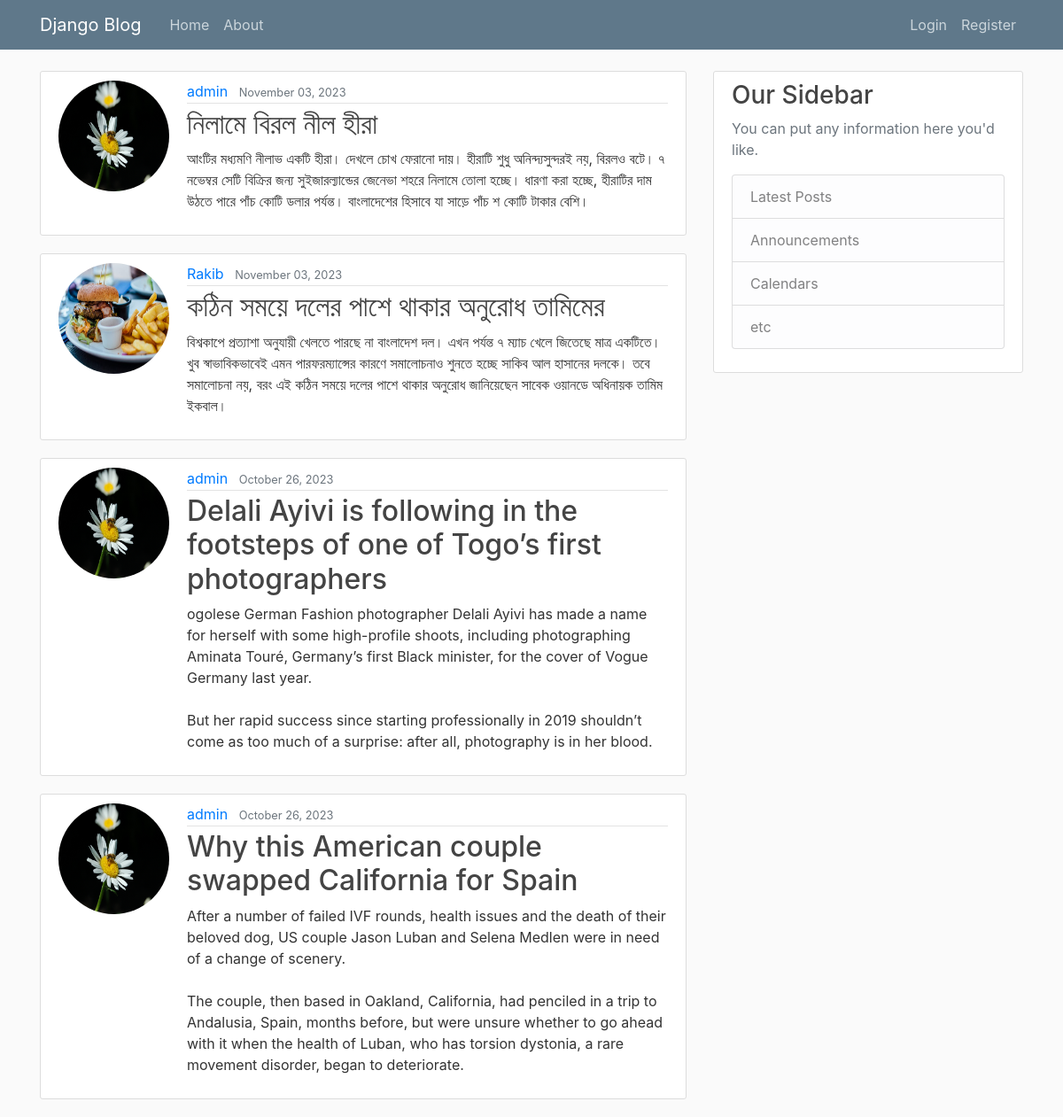
Before: / with the older database file.
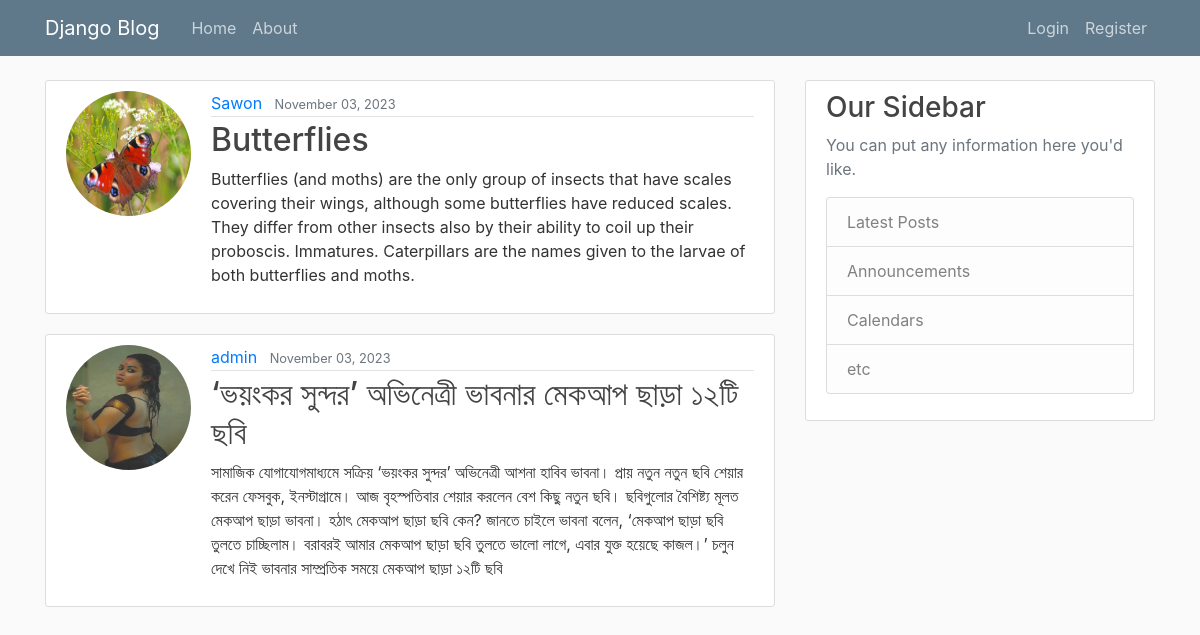
After: the same page with the newer database file.
### blog/models.py (models this page shows, shortened)
class Post(models.Model):
    title = models.CharField(max_length=150)
    content = models.TextField()
    date_posted = models.DateTimeField(default=timezone.now)
    author = models.ForeignKey(User, on_delete=models.CASCADE)

### users/models.py (models this page shows)
class Profile(models.Model):
    user = models.OneToOneField(User, on_delete=models.CASCADE)
    image = models.ImageField(default='default.jpg', upload_to='profile_pics')

### blog/views.py (the view)
# urls.py: path('', PostListView.as_view(), name="blog-home"),
class PostListView(ListView):
    model = Post
    template_name = 'blog/home.html'
    context_object_name = 'posts'
    ordering = ['-date_posted']

### blog/templates/blog/home.html
{% extends "blog/base.html" %}
{% block content %}
{% for post in posts %}
<article class="media content-section">
    <img class="rounded-circle account-img" src="{{ post.author.profile.image.url }}">
    <div class="media-body">
        <div class="article-metadata">
            <a class="mr-2" href="#">{{ post.author }}</a>
            <small class="text-muted">{{ post.date_posted|date:"F d, Y" }}</small>
        </div>
        <h2><a class="article-title" href="{% url 'post-detail' post.id %}">{{ post.title }}</a></h2>
        <p class="article-content">{{ post.content }}</p>
    </div>
</article>
{% endfor %}
{% endblock %}

Changed rows visible on the page:
removed Post: author.profile.image (picture), author "admin", date_posted "November 03, 2023", title "নিলামে বিরল নীল হীরা", content "আংটির মধ্যমণি নীলাভ একটি হীরা। দেখলে চোখ ফেরানো দায়। হীরাটি শুধু অনিন্দ্যসুন্দরই নয়, বিরলও বটে। ৭ নভেম্বর সেটি বিক্রির জন্য সুইজারল্যান্ডের জেনেভা শহরে নিলামে তোলা হচ্ছে। ধারণা করা হচ্ছে, হীরাটির দাম উঠতে পারে পাঁচ কোটি ডলার পর্যন্ত। বাংলাদেশের হিসাবে যা সাড়ে পাঁচ শ কোটি টাকার বেশি।"
removed Post: author.profile.image (picture), author "Rakib", date_posted "November 03, 2023", title "কঠিন সময়ে দলের পাশে থাকার অনুরোধ তামিমের", content "বিশ্বকাপে প্রত্যাশা অনুযায়ী খেলতে পারছে না বাংলাদেশ দল। এখন পর্যন্ত ৭ ম্যাচ খেলে জিতেছে মাত্র একটিতে। খুব স্বাভাবিকভাবেই এমন পারফরম্যান্সের কারণে সমালোচনাও শুনতে হচ্ছে সাকিব আল হাসানের দলকে। তবে সমালোচনা নয়, বরং এই কঠিন সময়ে দলের পাশে থাকার অনুরোধ জানিয়েছেন সাবেক ওয়ানডে অধিনায়ক তামিম ইকবাল।"
removed Post: author.profile.image (picture), author "admin", date_posted "October 26, 2023", title "Delali Ayivi is following in the footsteps of one of Togo’s first photographers", content "ogolese German Fashion photographer Delali Ayivi has made a name for herself with some high-profile shoots, including photographing Aminata Touré, Germany’s first Black minister, for the cover of Vogue Germany last year. But her rapid success since starting professionally in 2019 shouldn’t come as too much of a surprise: after all, photography is in her blood."
removed Post: author.profile.image (picture), author "admin", date_posted "October 26, 2023", title "Why this American couple swapped California for Spain", content "After a number of failed IVF rounds, health issues and the death of their beloved dog, US couple Jason Luban and Selena Medlen were in need of a change of scenery. The couple, then based in Oakland, California, had penciled in a trip to Andalusia, Spain, months before, but were unsure whether to go ahead with it when the health of Luban, who has torsion dystonia, a rare movement disorder, began to deteriorate."
added Post: author.profile.image (picture), author "Sawon", date_posted "November 03, 2023", title "Butterflies", content "Butterflies (and moths) are the only group of insects that have scales covering their wings, although some butterflies have reduced scales. They differ from other insects also by their ability to coil up their proboscis. Immatures. Caterpillars are the names given to the larvae of both butterflies and moths."
added Post: author.profile.image (picture), author "admin", date_posted "November 03, 2023", title "‘ভয়ংকর সুন্দর’ অভিনেত্রী ভাবনার মেকআপ ছাড়া ১২টি ছবি", content "সামাজিক যোগাযোগমাধ্যমে সক্রিয় ‘ভয়ংকর সুন্দর’ অভিনেত্রী আশনা হাবিব ভাবনা। প্রায় নতুন নতুন ছবি শেয়ার করেন ফেসবুক, ইনস্টাগ্রামে। আজ বৃহস্পতিবার শেয়ার করলেন বেশ কিছু নতুন ছবি। ছবিগুলোর বৈশিষ্ট্য মূলত মেকআপ ছাড়া ভাবনা। হঠাৎ মেকআপ ছাড়া ছবি কেন? জানতে চাইলে ভাবনা বলেন, ‘মেকআপ ছাড়া ছবি তুলতে চাচ্ছিলাম। বরাবরই আমার মেকআপ ছাড়া ছবি তুলতে ভালো লাগে, এবার যুক্ত হয়েছে কাজল।’ চলুন দেখে নিই ভাবনার সাম্প্রতিক সময়ে মেকআপ ছাড়া ১২টি ছবি"
